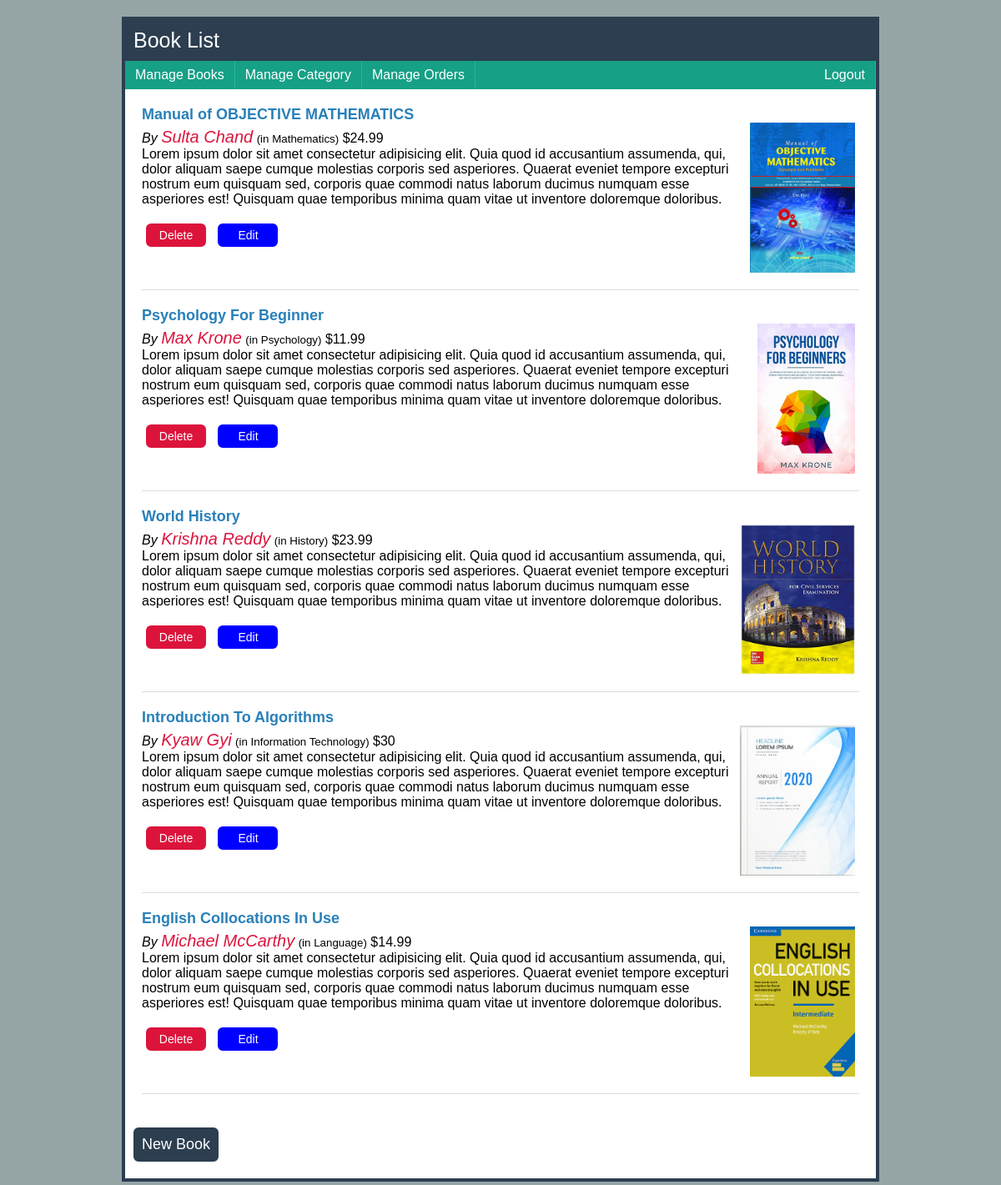
/admin/book-list.php (signed in), run on the app's committed database.
### tables this page shows
CREATE TABLE `books` (
  `id` int(11) NOT NULL,
  `title` varchar(255) NOT NULL,
  `author` varchar(255) NOT NULL,
  `summary` text NOT NULL,
  `price` float NOT NULL,
  `category_id` int(11) NOT NULL,
  `cover` varchar(255) NOT NULL,
  `created_date` datetime NOT NULL,
  `modified_date` datetime NOT NULL
);

CREATE TABLE `categories` (
  `id` int(11) NOT NULL,
  `name` varchar(255) NOT NULL,
  `remark` text NOT NULL,
  `created_date` datetime NOT NULL,
  `modified_date` datetime NOT NULL
);

### admin/book-list.php (the view, shortened to what this page needs)
<?php
    include("confs/config.php");
    $result = mysqli_query($conn, "
            SELECT books.*, categories.name AS category_name
            FROM books LEFT JOIN categories
            ON books.category_id = categories.id
            ORDER BY books.created_date DESC
    ");
?>
<!DOCTYPE html>
<html lang="en">
<head>
    <link rel="stylesheet" href="css/style.css">
</head>
<body>
    <h1>Book List</h1>
    <ul class="menu">
        <li><a href="book-list.php">Manage Books</a></li>
        <li><a href="cat-list.php">Manage Category</a></li>
        <li><a href="orders.php">Manage Orders</a></li>
        <li style="float:right"><a href="logout.php">Logout</a></li>
    </ul>
    <ul class="books">
        <?php while($row = mysqli_fetch_assoc($result)) :?>
            <li>
                <img
                    src="covers/<?php echo $row['cover'] ?> "
                    alt="" align="right" height="180">
                    <b> <?php echo $row['title'] ?></b>
                    <i>By <em><?php echo $row['author'] ?></em></i>
                    <small>(in <?php echo $row['category_name'] ?>)</small>
                    <span>$<?php echo $row['price'] ?></span>
                    <div><?php echo $row['summary'] ?></div>
                    <a href="book-del.php?id=<?php echo $row['id'] ?>" class="del" >Delete</a>
                    <a href="book-edit.php?id=<?php echo $row['id'] ?>" class="edt">Edit</a>
            </li>
        <?php endwhile; ?>
    </ul>
    <a href="book-new.php" class="new">New Book</a>
</body>
</html>

### admin/css/style.css (style rules this page uses)
html { background: #95a5a6; }
body { font-family: 'Poppins', sans-serif; width: 900px; background: #fff; border: 4px solid #2c3e50; margin: 20px auto; }
h1 { padding: 10px; font-size: 25px; background: #2c3e50; margin: 0px auto; color: #fff; font-weight: 500; }
ul.menu { list-style-type: none; margin: 0; padding: 0; overflow: hidden; background: #16a085; }
ul.menu li { float: left; border-right: 1px solid #1abc9c; }
ul.menu li a { display: block; color: #fff; text-align: center; padding: 8px 12px; text-decoration: none; transition: all 0.3s ease; }
ul.books { list-style: none; margin: 20px; padding: 0; }
ul.books li { overflow: hidden; border-bottom: 1px solid #ddd; padding-bottom: 10px; margin-bottom: 20px; }
ul.books b { display: block; font-size: 18px; margin-bottom: 5px; color: #2980b9; }
ul.books img { margin: 20px 5px 10px 10px; }
ul.books i em { font-size: 20px; color: crimson; }
.del { display: inline-block; text-decoration: none; width: 60px; text-align:center; padding: 4px 4px; margin: 20px 5px; background: crimson; color: white; border: 2px solid crimson; font-size: 14px; border-radius: 6px; transition: all 0.3s ease; }
.new, .catupdate, .addbook, .l-btn { display: inline-block; text-decoration: none; padding: 8px; margin: 20px 10px; background: #2c3e50; color: #fff; border: 2px solid #2c3e50; font-size: 18px; border-radius: 6px; transition: all 0.3s ease; }
.edt { display: inline-block; text-decoration: none; width: 60px; text-align:center; padding: 4px 4px; margin: 20px 5px; background: blue; color: white; border: 2px solid blue; font-size: 14px; border-radius: 6px; transition: all 0.3s ease; }

### data on the page
books: cover (picture), title "Manual of OBJECTIVE MATHEMATICS", author "Sulta Chand", category.name "Mathematics", price "24.99", summary "Lorem ipsum dolor sit amet consectetur adipisicing elit. Quia quod id accusantium assumenda, qui, dolor aliquam saepe cumque molestias corporis sed asperiores. Quaerat eveniet tempore excepturi nostrum eum quisquam sed, corporis quae commodi natus laborum ducimus numquam esse asperiores est! Quisquam quae temporibus minima quam vitae ut inventore doloremque doloribus."
books: cover (picture), title "Psychology For Beginner", author "Max Krone", category.name "Psychology", price "11.99", summary "Lorem ipsum dolor sit amet consectetur adipisicing elit. Quia quod id accusantium assumenda, qui, dolor aliquam saepe cumque molestias corporis sed asperiores. Quaerat eveniet tempore excepturi nostrum eum quisquam sed, corporis quae commodi natus laborum ducimus numquam esse asperiores est! Quisquam quae temporibus minima quam vitae ut inventore doloremque doloribus."
books: cover (picture), title "World History", author "Krishna Reddy", category.name "History", price "23.99", summary "Lorem ipsum dolor sit amet consectetur adipisicing elit. Quia quod id accusantium assumenda, qui, dolor aliquam saepe cumque molestias corporis sed asperiores. Quaerat eveniet tempore excepturi nostrum eum quisquam sed, corporis quae commodi natus laborum ducimus numquam esse asperiores est! Quisquam quae temporibus minima quam vitae ut inventore doloremque doloribus."
books: cover (picture), title "Introduction To Algorithms", author "Kyaw Gyi", category.name "Information Technology", price "30", summary "Lorem ipsum dolor sit amet consectetur adipisicing elit. Quia quod id accusantium assumenda, qui, dolor aliquam saepe cumque molestias corporis sed asperiores. Quaerat eveniet tempore excepturi nostrum eum quisquam sed, corporis quae commodi natus laborum ducimus numquam esse asperiores est! Quisquam quae temporibus minima quam vitae ut inventore doloremque doloribus."
books: cover (picture), title "English Collocations In Use", author "Michael McCarthy", category.name "Language", price "14.99", summary "Lorem ipsum dolor sit amet consectetur adipisicing elit. Quia quod id accusantium assumenda, qui, dolor aliquam saepe cumque molestias corporis sed asperiores. Quaerat eveniet tempore excepturi nostrum eum quisquam sed, corporis quae commodi natus laborum ducimus numquam esse asperiores est! Quisquam quae temporibus minima quam vitae ut inventore doloremque doloribus."
